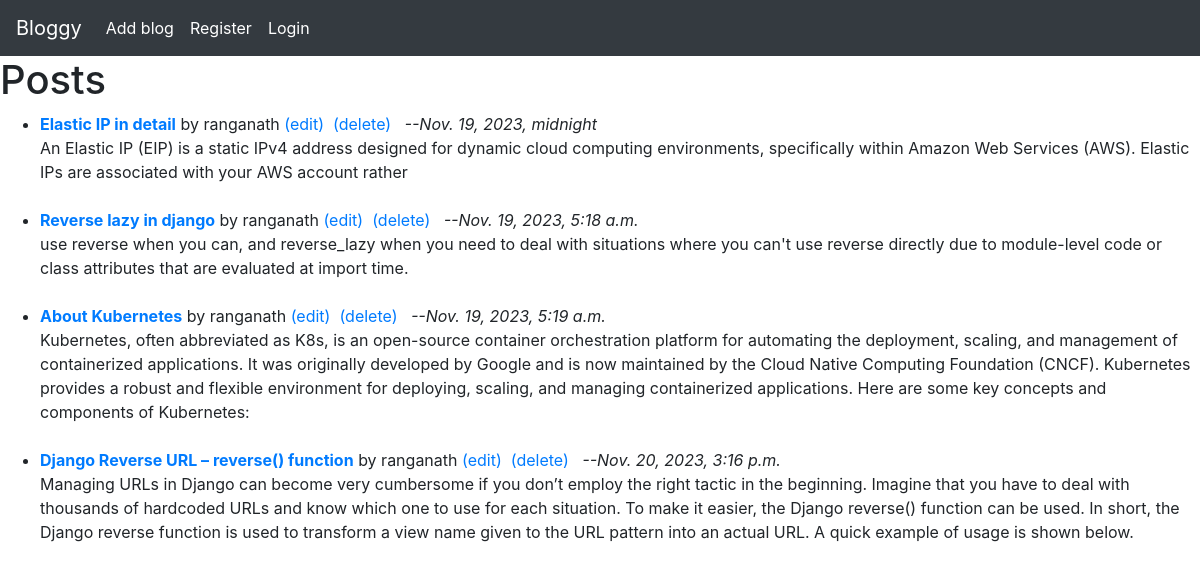
Before: / with the older database file.
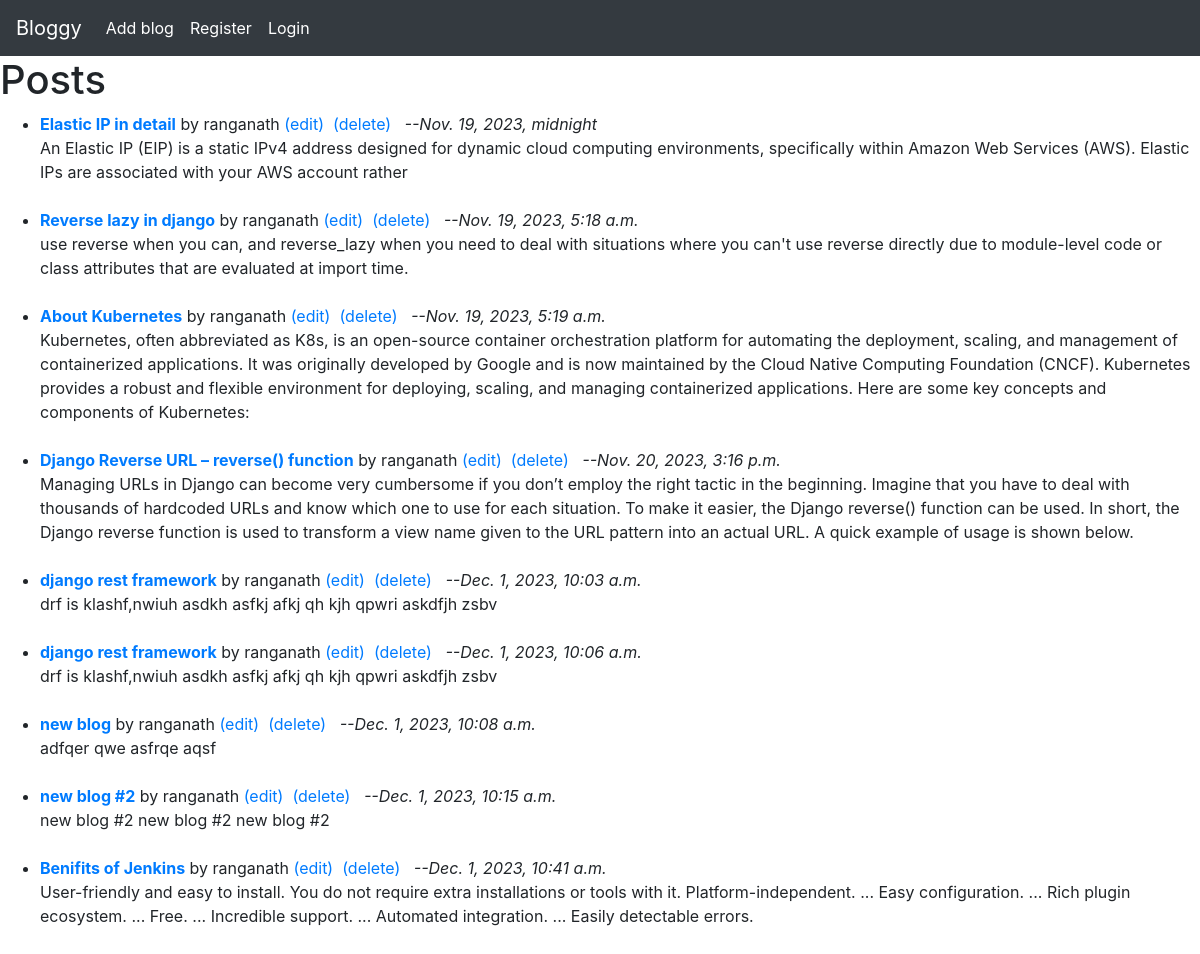
After: the same page with the newer database file.
### myblog/models.py (models this page shows, shortened)
class Post(models.Model):
    title = models.CharField(max_length=100)
    author = models.ForeignKey(User, on_delete=models.CASCADE)
    body = models.TextField(max_length=500)
    post_date = models.DateTimeField(auto_now_add=True, null=True)

### myblog/views.py (the view)
# urls.py: path('', HomeView.as_view(), name='home'),
class HomeView(ListView):
    model = Post
    ordering = ['post_date']

### myblog/templates/myblog/post_list.html
{% extends 'myblog/base.html' %}
{% block content %}
<h1>Posts</h1>
<ul>
    {% for post in object_list %}
    <li><b><a href="{% url 'post-detail' post.id %}">{{post.title}}</a></b> by  {{post.author}}<a href="{% url 'update-post' post.id %}">&nbsp;(edit)&nbsp;</a>
        <a href="{% url 'delete-post' post.id %}">(delete)&nbsp;</a>&nbsp;&nbsp;<i>--{{post.post_date}}</i>
        <br>{{post.body}}
    </li>
    <br>
    {% endfor %}
</ul>
{% endblock %}

### myblog/templates/myblog/base.html (shortened to what this page needs)
<!doctype html>
<html lang="en">
  <head>
    <link rel="stylesheet" href="https://cdn.jsdelivr.net/npm/bootstrap@4.0.0/dist/css/bootstrap.min.css">
  </head>
  <body>
    <nav class="navbar navbar-expand-lg navbar-dark bg-dark">
        <a class="navbar-brand" href="{% url 'home' %}">Bloggy</a>
          <ul class="navbar-nav">
            <li class="nav-item active">
              <a class="nav-link" href="{% url 'create-post' %}">Add blog <span class="sr-only">(current)</span></a>
            </li>
          </ul>
          <ul class="navbar-nav">
            <li class="nav-item active">
              <a class="nav-link" href="{% url 'register' %}">Register</a>
            </li>
          </ul>
          <ul class="navbar-nav">
            <li class="nav-item active">
              <a class="nav-link" href="{% url 'login' %}">Login</a>
            </li>
          </ul>
      </nav>
    {% block content %}
    {% endblock %}
  </body>
</html>

Changed rows visible on the page:
added Post: title "django rest framework", author "ranganath", post_date "Dec. 1, 2023, 10:03 a.m.", body "drf is klashf,nwiuh asdkh asfkj afkj qh kjh qpwri askdfjh zsbv"
added Post: title "django rest framework", author "ranganath", post_date "Dec. 1, 2023, 10:06 a.m.", body "drf is klashf,nwiuh asdkh asfkj afkj qh kjh qpwri askdfjh zsbv"
added Post: title "new blog", author "ranganath", post_date "Dec. 1, 2023, 10:08 a.m.", body "adfqer qwe asfrqe aqsf"
added Post: title "new blog #2", author "ranganath", post_date "Dec. 1, 2023, 10:15 a.m.", body "new blog #2 new blog #2 new blog #2"
added Post: title "Benifits of Jenkins", author "ranganath", post_date "Dec. 1, 2023, 10:41 a.m.", body "User-friendly and easy to install. You do not require extra installations or tools with it. Platform-independent. ... Easy configuration. ... Rich plugin ecosystem. ... Free. ... Incredible support. ... Automated integration. ... Easily detectable errors."
